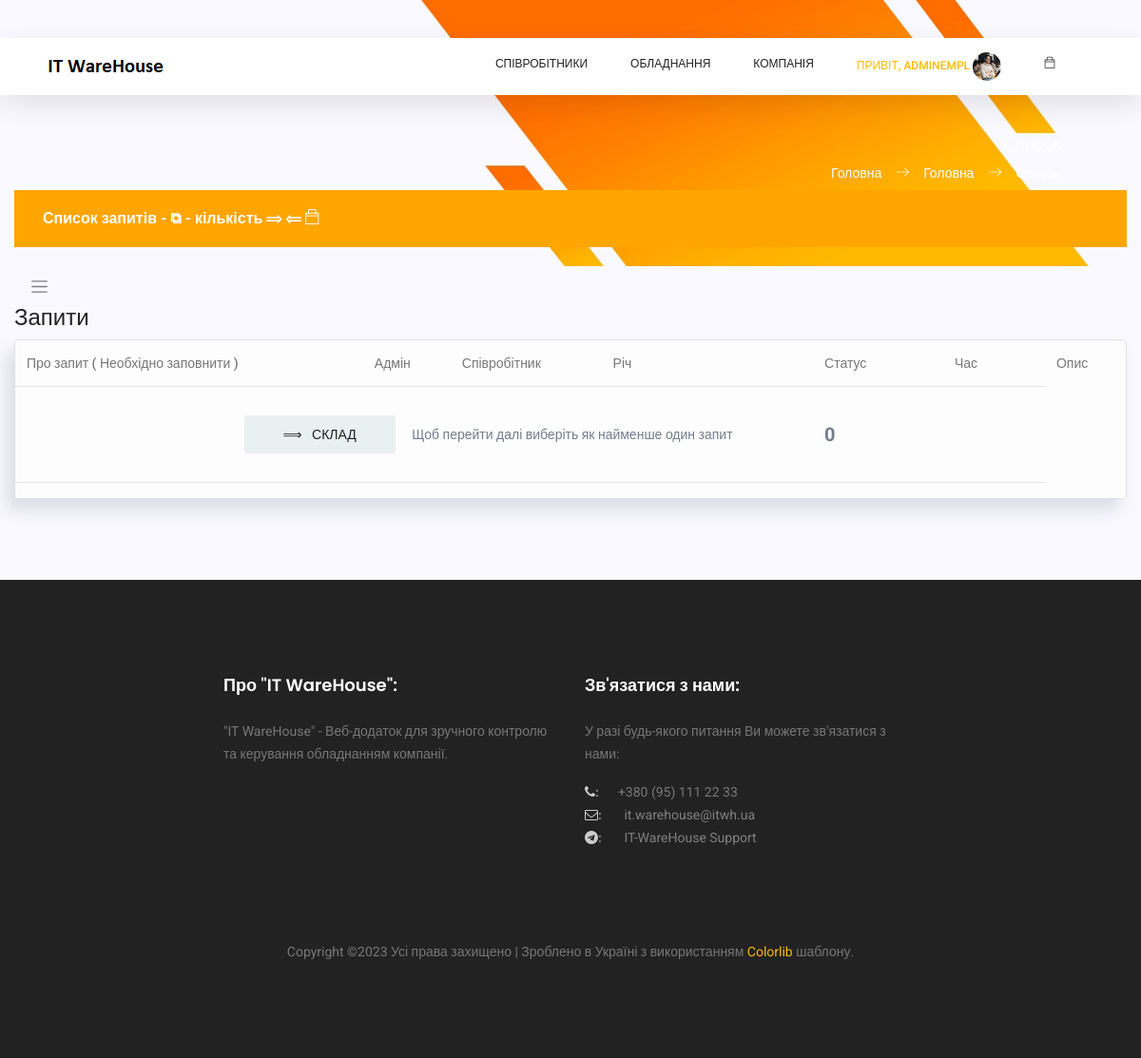
Screenshot of /storage/cart/view (signed in) with the database file from the repository.
### users/models.py (models this page shows, shortened)
class NewUser(AbstractBaseUser, PermissionsMixin):
    email = models.EmailField(_('email address'), unique=True)
    user_name = models.CharField(max_length=150, unique=True)
    start_date = models.DateTimeField(default=timezone.now)
    is_staff = models.BooleanField(default=False)
    is_active = models.BooleanField(default=False)
    is_employee = models.BooleanField(default=False)
    objects = CustomAccountManager()
    USERNAME_FIELD = 'email'
    REQUIRED_FIELDS = ['user_name']

### employees/models.py (models this page shows, shortened)
class Employees(models.Model):
    first_name = models.CharField(max_length=50, default='', verbose_name="Ім'я *")
    last_name = models.CharField(max_length=50, default='', verbose_name='Прізвище *')
    email = models.EmailField(max_length=75, unique=True, null=True, verbose_name='Електрона пошта *')
    eid = models.CharField(max_length=8, unique=True, null=True, verbose_name='Внутрішній номер *')
    department = models.ForeignKey(Departments, null=True, on_delete=models.SET_NULL, verbose_name='Назва відділу *')
    title = models.CharField(max_length=50, null=True, default='', verbose_name='Посада *')
    user_id = models.ForeignKey(NewUser, null=True, on_delete=models.SET_NULL, verbose_name='ID Користувача *')
    location = models.ForeignKey(Cities, null=True, on_delete=models.SET_NULL, blank=True, verbose_name='Назва міста')
    mobilephone = models.CharField(max_length=20, null=True, default='', blank=True, verbose_name='Мобільний телефон')
    status = models.ForeignKey(UserStatus, null=True, on_delete=models.SET_NULL, blank=True,
                               verbose_name='Форма роботи')
    photo = models.FileField(upload_to='photos/', null=True, default='photos/default_user.jpg', blank=True,
                             verbose_name='Фото')
    comments = models.TextField(max_length=300, null=True, default='', blank=True, verbose_name='Коментарі')

### storage/views.py (the view)
# urls.py: path('cart/view', cart_view, name='cart_view'),
@login_required
def cart_view(request):
    if not request.user.groups.filter(name='Admins').exists():
        return redirect("/")
    else:
        class getdata(object):
            def get_employee_data(self):
                if request.user.groups.filter(name='Admins').exists() and request.user.is_employee:
                    employee_data = Employees.objects.get(user_id=request.user.id)
                    return employee_data
            def get_item_requests(self):
                item_requests = RequestDevice.objects.all()
                return item_requests
        user_data = {}
        user_data['u_id'] = request.user.id
        user_data['u_email'] = request.user.email
        if request.user.groups.filter(name='Admins').exists():
            user_data['u_group'] = 'Admins'
        return render(request, 'storage/cart.html', {
            'page_title': 'Список',
            'app_name': 'Головна',
            'page_name': 'Список',
            'employee_data': getdata().get_employee_data(),
            'user_data': user_data,
            'item_requests': getdata().get_item_requests()
        })

### templates/storage/cart.html (shortened to what this page needs)
{% extends '_layouts/base.html' %}
{% load static %}
{% block content %}
{% if user_data.u_group == 'Admins' %}
<div style="background: #faf9ff; padding-bottom: 50px;">
    <div class="container" style="max-width: 1400px;">
        <div class="page-title">
            <nav class="navbar navbar-header navbar-expand navbar-light headli-1">
                <a class="sidebar-toggler" href="#"><span class="navbar-toggler-icon"></span></a>
            </nav>
            <h3 class="title_confirmation">Запити</h3>
        </div>
        <div class="cart_inner card">
            <div class="table-responsive table-light">
                <table class="table">
                    <thead>
                    <tr>
                        <th scope="col">Про запит ( Необхідно заповнити )</th>
                        <th scope="col">Адмін</th>
                        <th scope="col">Співробітник</th>
                        <th scope="col">Річ</th>
                        <th scope="col">Статус</th>
                        <th scope="col"></th>
                        <th scope="col">Час</th>
                        <th scope="col"></th>
                        <th scope="col">Опис</th>
                    </tr>
                    </thead>
                    <tbody>
                    <tr class="out_button_area">
                        <td>
                        </td>
                        <td>
                        </td>
                        <td>
                        </td>
                        <td>
                            <div class="checkout_btn_inner d-flex align-items-center ">
                                <a class="gray_btn" href="{% url 'storage' %}">&Longrightarrow;&nbsp;&nbsp;&nbsp;склад</a>
                                <span class="checker_count"></span>
                            </div>
                        </td>
                        <td>
                            <div class="counter_items" style="font-weight: 700; font-size: 20px;"></div>
                        </td>
                        <td>
                        </td>
                        <td>
                        </td>
                        <td>
                        </td>
                    </tr>
                    </tbody>
                </table>
            </div>
        </div>
    </div>
</div>
{% endif %}
{% endblock content %}

### templates/_layouts/header.html (shortened to what this page needs)
{% load static %}
<header class="header_area sticky-header">
	<div class="main_menu">
			<nav class="navbar navbar-expand-lg navbar-light main_box">
				<div class="container">
					<a class="navbar-brand logo_h" href="/">
						<img src="{% static 'static_f_1/img/logo.png' %}" alt="IT WareHouse Project Logo">
					</a>
					<div class="collapse navbar-collapse offset" id="navbarSupportedContent">
						<ul class="nav navbar-nav menu_nav ml-auto">
							{% if not user.is_authenticated %}
								<li class="nav-item"><a class="nav-link" href="/">Вхід до Системи</a></li>
							{% else %}
								{% if user_data.u_group == 'Admins' or user_admin == 1%}
								<li class="nav-item submenu dropdown">
									<a href="#" class="nav-link dropdown-toggle" data-toggle="dropdown" role="button"
									   aria-haspopup="true" aria-expanded="false">Співробітники</a>
								</li>
								{% endif %}
								<li class="nav-item submenu dropdown">
									<a href="#" class="nav-link dropdown-toggle" data-toggle="dropdown"
									   role="button" aria-haspopup="true" aria-expanded="false">Обладнання</a>
								</li>
								<li class="nav-item submenu dropdown">
									<a href="#" class="nav-link dropdown-toggle" data-toggle="dropdown" role="button"
									   aria-haspopup="true" aria-expanded="false">Компанія</a>
								</li>
								<li class="nav-item submenu dropdown active">
									<a href="#" class="nav-link dropdown-toggle" data-toggle="dropdown" role="button"
									   aria-haspopup="true" aria-expanded="false">
										<span>Привіт, {{ user.user_name }}</span>
										{% if employee_data.photo %}
										<span><span><img width="30px" height="30px" class="profile-img"
														 src="/media/{{ employee_data.photo }}" alt=""></span>
										</span>
										{% else %}
										<span><span><img width="30px" height="30px" class="profile-img"
													 src="/media/photos/default_user.jpg" alt=""></span>
										</span>
										{% endif %}
										</a>
								</li>
								<li class="nav-item submenu dropdown">
									<a href="#" class="nav-link dropdown-toggle">
										<span class="ti-bag"></span>
									</a>
								</li>
							{% endif %}
						</ul>
					</div>
				</div>
			</nav>
	</div>
</header>

### static/static_f_2/css/app.css (style rules this page uses)
a { text-decoration:none }
a,button { outline:0 }
.dropdown-toggle:after { color:#fff }
.card { box-shadow:-8px 12px 18px 0 rgba(25,42,70,.13);margin-bottom:2.2rem }
.dataTable-table td,.dataTable-table thead th,.table td,.table thead th { vertical-align:middle }
.dataTable-table thead th,.table thead th { border-bottom:2px solid #475f7b }

### templates/_layouts/header.html (style rules this page uses)
.header_area .navbar .nav .nav-item .nav-link { padding: 1px 0; }
.profile-img { object-fit: cover; border-radius: 15px; }

### rows the page displays
NewUser: user_name "ADMINEMPL"
Employees: photo (picture)

### other values shown
{{ app_name }} "Головна"
{{ page_name }} "Список"
